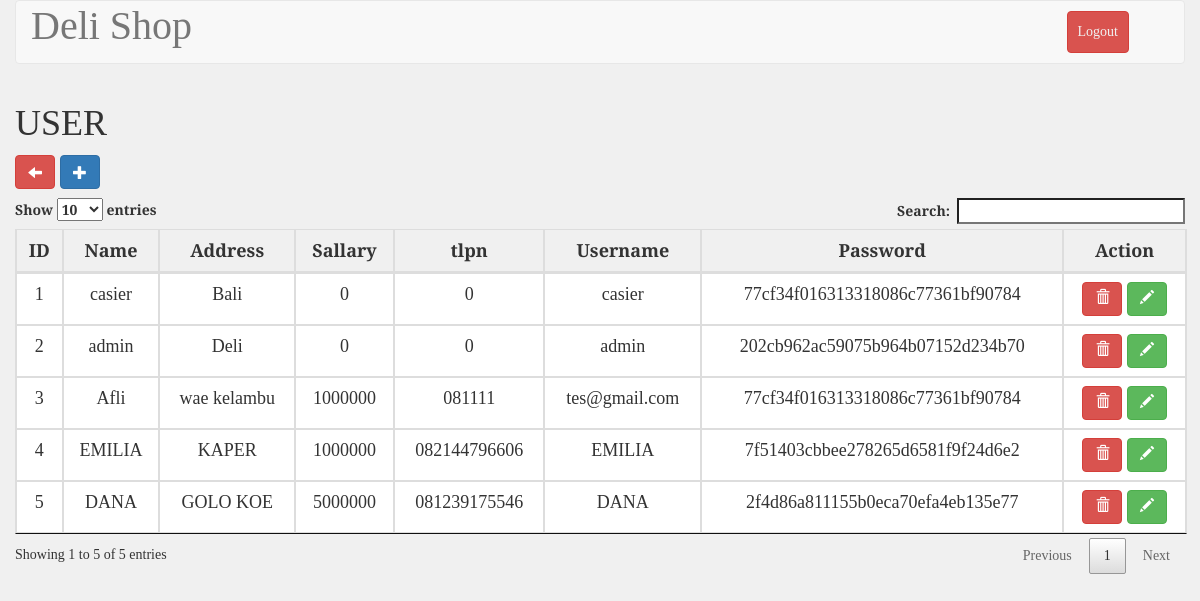
Page /user.php (signed in) on the committed database.
### tables this page shows
CREATE TABLE `tb_employee` (
  `id` int(11) unsigned NOT NULL AUTO_INCREMENT,
  `nama` varchar(100) NOT NULL,
  `address` varchar(100) NOT NULL,
  `sallary` float unsigned NOT NULL,
  `tlp` varchar(50) NOT NULL,
  `username` varchar(50) NOT NULL,
  `password` varchar(50) NOT NULL,
  `level` int(20) NOT NULL,
  `status` int(20) NOT NULL,
  `online_status` tinyint(1) NOT NULL,
  PRIMARY KEY (`id`)
);

### user.php (the view, shortened to what this page needs)
<?php
include_once 'koneksi.php';
$user = mysqli_query($conn, "SELECT id, nama, address, sallary, tlp, username, password FROM tb_employee");
?>
<!DOCTYPE html>
<html>
	<?php include("./templates/header.php"); ?>
	<link rel="stylesheet" type="text/css" href="./css/stockStyle.css">
	<body>
		<div class="container-fluid">
			<div class="row">
				<div class="col-md-12 header">
					<nav class="navbar navbar-default" role="navigation">
						<div class="container-fluid">
							<div class="navbar-header">
								<a class="navbar-brand" style="font-size: 40px;" href="#">Deli Shop</a>
							</div>
							<div class="collapse navbar-collapse navbar-ex1-collapse">
								<ul class="nav navbar-nav navbar-right">
									<li><a type="button" class="btn btn-danger" style="margin: 10px; padding: 10px;" href="logout.php">Logout</a></li>
									<li><a href=""> </a></li>
								</ul>
							</div>
						</div>
					</nav>
				</div>
			</div>
		</div>
		<div class="container">
			<div class="row">
				<div class="col-md-12 articles">
					<div class="row">
						<table id="example" class="table table-bordered" style="width: 100%">
							<h1>USER</h1>
						<a type="button" class="btn btn-danger glyphicon glyphicon-arrow-left" href="administrator.php" style="margin:0 5px 10px 0"></a>
						<a type="button" class="btn btn-primary glyphicon glyphicon-plus" href="add_user.php" style="margin: 0 0 10px 0"></a>
							<thead>
								<tr>
									<th>ID</th>
									<th>Name</th>
									<th>Address</th>
									<th>Sallary</th>
									<th>tlpn</th>
									<th>Username</th>
									<th>Password</th>
									<th>Action</th>
								</tr>
							</thead>
							<tbody>
								<?php
									$no=1;
									foreach($user as $data) {?>
								<tr>
									<td><?php echo $no;?></td>
									<td><?php echo $data["nama"];?></td>
									<td><?php echo $data["address"];?></td>
									<td><?php echo $data["sallary"];?></td>
									<td><?php echo $data["tlp"];?></td>
									<td><?php echo $data["username"];?></td>
									<td><?php echo $data["password"];?></td>
									<td>
										<button class="btn btn-danger deleteUser" id="<?php echo $data['id']; ?>"><span class="glyphicon glyphicon-trash"></span></button>
										<a type="button" class="btn btn-success" href="edit_user.php?id=<?php echo $data['id']?>"><span class="glyphicon glyphicon-pencil"></span></a>
									</td>
								</tr>
								<?php $no++;}?>
							</tbody>
						</table>
					</div>
				</div>
		</div>
	</body>
</html>

### css/stockStyle.css (style rules this page uses)
html,body { font-family: 'Slabo 27px', serif; background-color: #f0f0f0; }
#example, th, td { font-size: 18px; text-align: center; width: auto; }
.navbar-default .navbar-nav>li>a { color: #f0f0f0 !important; }

### rows in the picture
tb_employee: nama "casier", address "Bali", sallary "0", tlp "0", username "casier", password "77cf34f016313318086c77361bf90784"
tb_employee: nama "admin", address "Deli", sallary "0", tlp "0", username "admin", password "202cb962ac59075b964b07152d234b70"
tb_employee: nama "Afli", address "wae kelambu", sallary "1000000", tlp "081111", username "tes@gmail.com", password "77cf34f016313318086c77361bf90784"
tb_employee: nama "EMILIA", address "KAPER", sallary "1000000", tlp "082144796606", username "EMILIA", password "7f51403cbbee278265d6581f9f24d6e2"
tb_employee: nama "DANA", address "GOLO KOE", sallary "5000000", tlp "081239175546", username "DANA", password "2f4d86a811155b0eca70efa4eb135e77"
